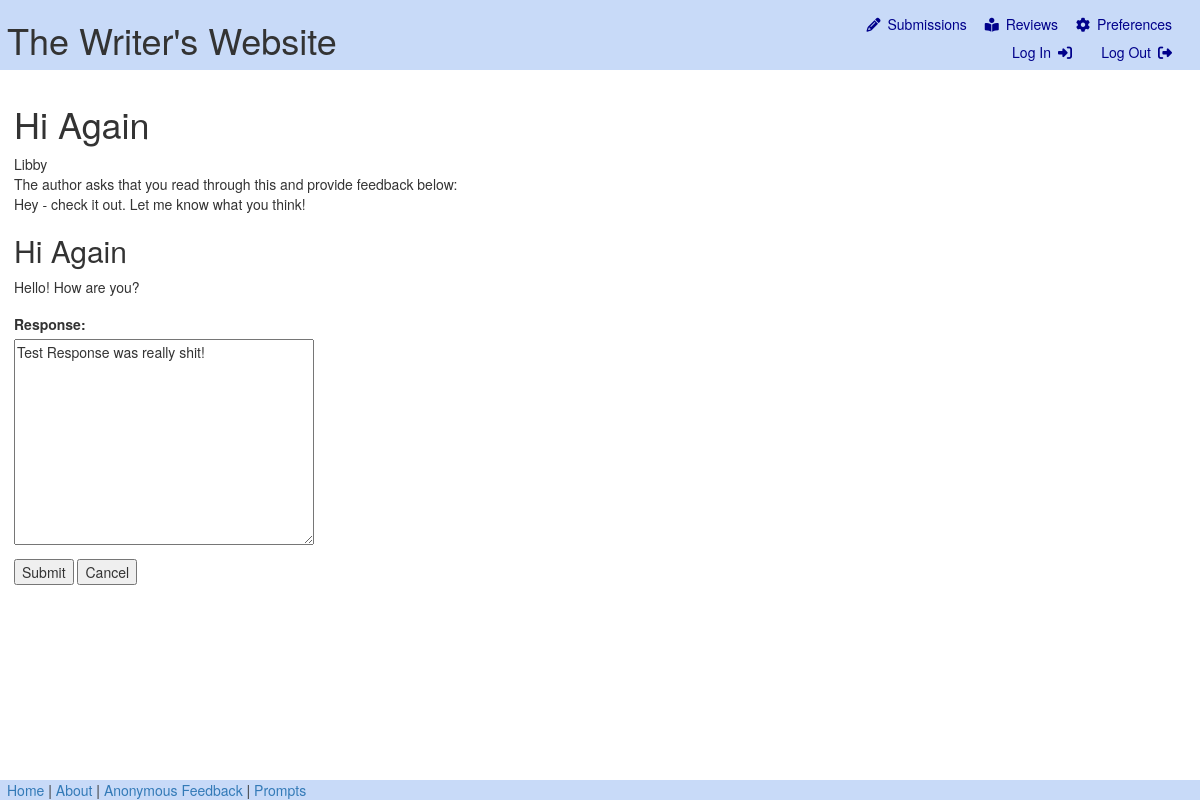
Page /reviews/edit/1/ (signed in) on the committed database.
### reviews/models.py (models this page shows)
class Review(models.Model):
	response = models.TextField()
	reviewer = models.ForeignKey(User, on_delete=models.CASCADE)
	submission = models.ForeignKey(Submission, on_delete=models.CASCADE)

### submissions/models.py (models this page shows)
class Submission(models.Model):
	author_name = models.CharField(max_length=128, help_text= "You can write Anonymous, or a name/pseudonym if wanted")
	title = models.CharField(max_length=128)
	content = models.TextField()
	REVIEW_LENGTHS = (
		('5-10', "5-10 minutes"),
		('10-30', "10-30 minutes"),
		('30-60', "30-60 minutes"),
		('60+', "60 minutes +"),
	)
	review_time = models.CharField(max_length=10, choices=REVIEW_LENGTHS)
	min_review_count = models.IntegerField(validators=[MinValueValidator(1), MaxValueValidator(5)])
	max_review_count = models.IntegerField(validators=[MinValueValidator(1), MaxValueValidator(10)])
	message_to_reader = models.TextField()
	genre = models.ForeignKey(Genre, on_delete=models.CASCADE)
	writing_type = models.ForeignKey(WritingType, on_delete=models.CASCADE)
	theme = models.ForeignKey(Theme, on_delete=models.CASCADE)
	author = models.ForeignKey(User, on_delete=models.CASCADE)

### reviews/views.py (the view, shortened to what this page needs)
# urls.py: path('', views.edit, name='edit'),
def edit(request, review_id):
    if request.user.is_authenticated == False:
        return redirect('/login')
    review = Review.objects.get(pk=review_id)
    if request.method == 'GET':
        context = {
            'review': review,
            'form': ReviewForm(instance=review)
        }
        return render(request, 'reviews/edit.html', context)

### reviews/models.py
class ReviewForm(ModelForm):
	class Meta:
		model = Review
		fields = '__all__'
		exclude = ['reviewer', 'submission']

### reviews/templates/reviews/edit.html (shortened to what this page needs)
{% extends "base.html" %} {% block content %}
<h1>{{ review.submission.title }}</h1>
<div class='submission_author'>{{ review.submission.author_name }}</div>
The author asks that you read through this and provide feedback below:
<p>
	{{ review.submission.message_to_reader}}
</p>
<h2>{{ review.submission.title }}</h2>
<p>
	{{ review.submission.content }}
</p>
<form action="{% url 'reviews:edit' review.id %}" method="post">
{{ form }}
  <div class="actions">
    <button type="submit">Submit</button>
    <button onclick="window.history.back()">Cancel</button>
  </div>
</form>
{% endblock %}

### submissions/static/css/style.css (style rules this page uses)
body { margin: 1em; padding-bottom: 1em; }
form label { padding-top: 0.5em; display: block; }
form input, form select, form textarea { width: 300px; }
.actions { padding-top: 1em; }

### rows in the picture
Review: submission "Hi Again", submission.author_name "Libby", submission.message_to_reader "Hey - check it out. Let me know what you think!", submission.content "Hello! How are you?", response "Test Response was really shit!"
